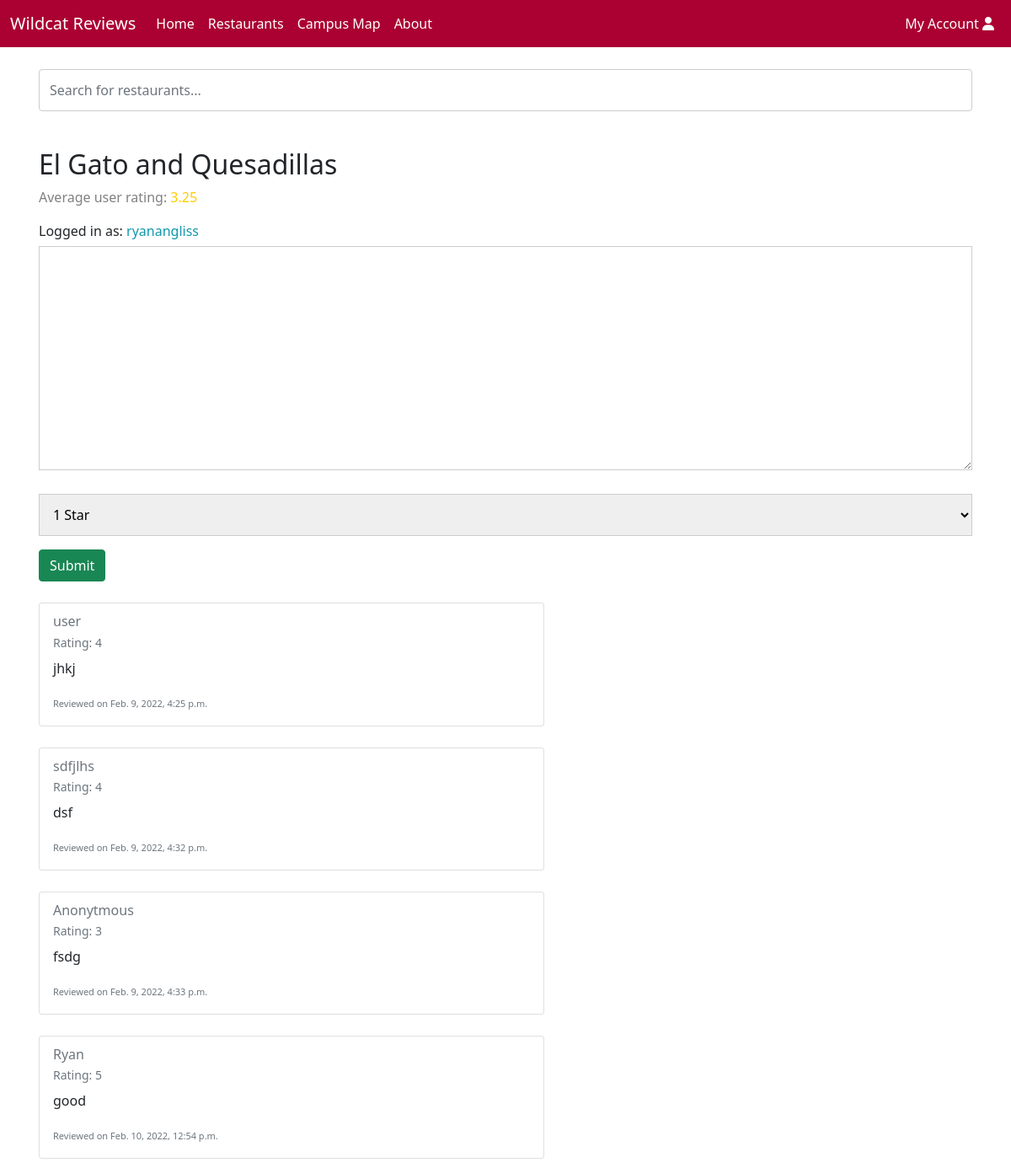
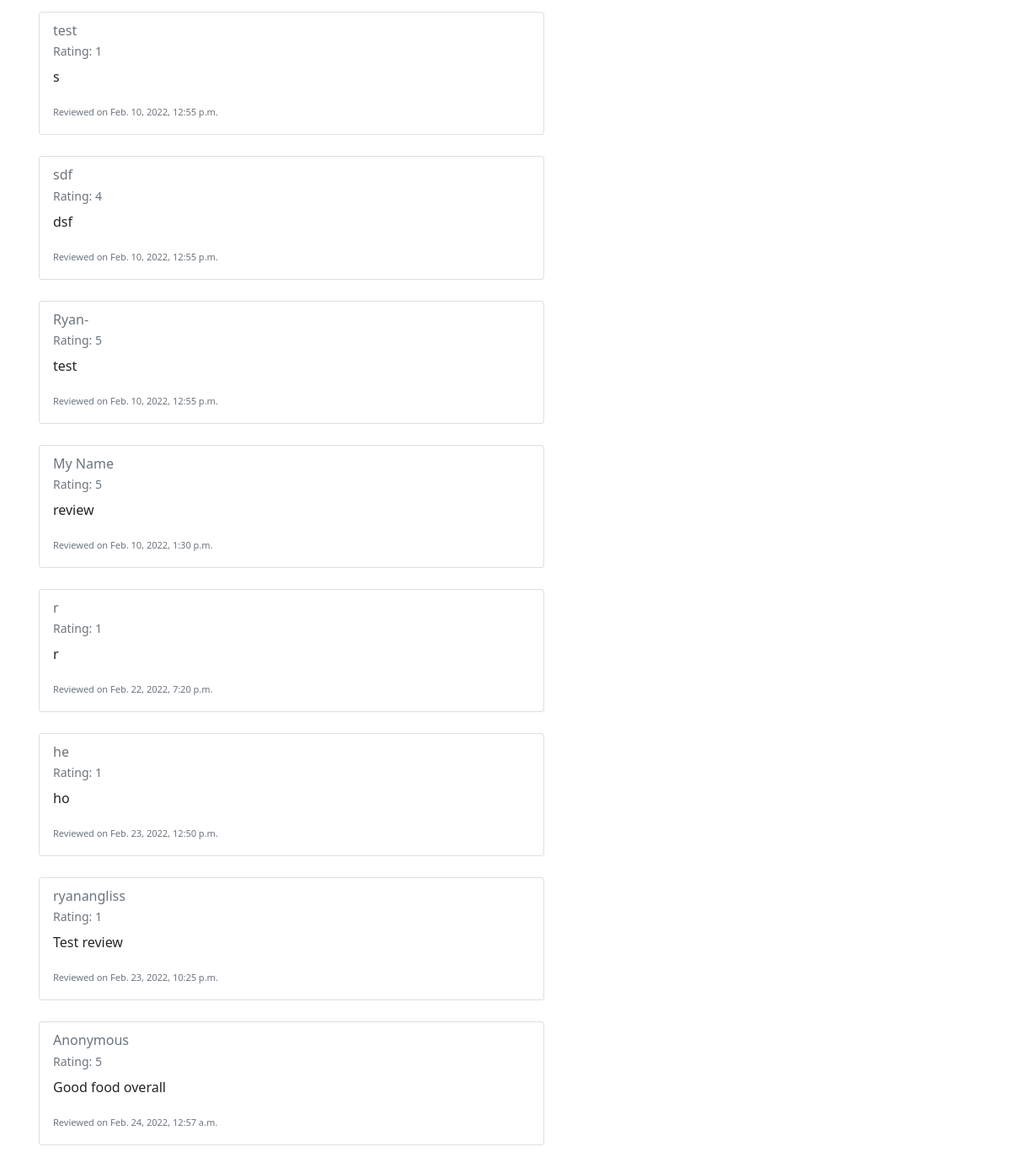
/restaurants/1 (signed in), run on the app's committed database (2 pictures, top to bottom).
### reviews/models.py (models this page shows, shortened)
class Restaurant(models.Model):
    name = models.CharField(max_length=200)
    description = models.CharField(max_length=200, default="description")
    location = models.CharField(max_length=200, default="location")
    style = models.CharField(max_length=30, default="Restaurant")
    tag = models.ManyToManyField(Tag, help_text='tags')
    def get_reviews(self):
        reviews = Review.objects.filter(resturaunt=self.id)
        if len(reviews) > 0: # if the restaurant has at least 1 review
            total = 0
            for review in reviews:
                total += review.rating
            return round(total/len(reviews),2)
        else:
            return 0

class Review(models.Model):
    resturaunt = models.ForeignKey(Restaurant, on_delete=models.CASCADE, null=True)
    date = models.DateTimeField( auto_now_add=True)
    username = models.CharField(max_length=200, default='user')
    text = models.CharField(max_length=3000)
    rating = models.PositiveSmallIntegerField(choices=RATINGS)

### reviews/views.py (the view)
# urls.py: path('restaurants/<int:restaurant_id>', views.RestaurantDetails, name='restaurant-detail'),
def RestaurantDetails(request, restaurant_id):
    restaurantObj = get_object_or_404(Restaurant, pk=restaurant_id)
    reviews = Review.objects.filter(resturaunt=restaurantObj)
    if request.method == 'POST':
        form = ReviewForm(request.POST)
        if form.is_valid():
            review = form.save(commit=False)
            if request.user.is_authenticated:
                review.username = request.user.username
            else:
                review.username = 'Anonymous'
            review.text = form.cleaned_data['text']
            review.rating = form.cleaned_data['rating']
            review.resturaunt = restaurantObj
            review.save()
            return HttpResponseRedirect(request.META.get('HTTP_REFERER'))
    else:
        form = ReviewForm()
    context = {
        'form': form,
        'restaurant': restaurantObj,
        'reviews': reviews,
    }
    return render(request, 'reviews/restaurant_details.html', context=context)

### reviews/forms.py
class ReviewForm(forms.ModelForm):
    username = forms.CharField(max_length=30, required=False)
    text = forms.CharField(max_length=1500, required=True, widget=forms.Textarea(attrs={'class':'textbox'}))
    rating = forms.ChoiceField(choices=RATINGS, required=True)
    class Meta:
        model = Review
        fields = ('username','text', 'rating')

### reviews/templates/reviews/restaurant_details.html (shortened to what this page needs)
{% extends "base_search.html" %}
{% block content %}
		<h2>{{ restaurant.name }}</h2>
    {% if restaurant.get_reviews > 2 and restaurant.get_reviews < 4 %}
      <p style="color: gray;"> Average user rating: <span style="color: #ffcc00">{{ restaurant.get_reviews }} </span></p>
    {% endif %}
    <form method="post">
      {% if user.is_authenticated %}
      <label>Logged in as: </label>
      <a href="{% url 'account' %}">{{ user.get_username }}</a>
      {% else %}
      <label>You will be posting this review anonymously. </label>
      <a href="{% url 'signup' %}">Click here to create an account</a>
      <label>or </label>
      <a href="{% url 'login'%}?next={{request.path}}">click here to login!</a>
      {% endif %}
      <td>{{ form.text }}</td>
      <br>
      <td>{{ form.rating }}</td>
      <button type="submit" class="btn btn-success">Submit</button>
    </form>
    {% if reviews %}
      {% for review in reviews %}
      <div style="padding-top: 25px;">
          <div class="card" style="width: 600px;">
            <div class="card-body">
              <h6 class="card-subtitle mb-2 text-muted"> {{ review.username }}</h6>
              <p class="card-subtitle mb-2 text-muted" style="font-size: 14px;">Rating: {{ review.rating }}</p>
              <p class="card-text">{{ review.text }}</p>
              <p class="card-text"><small class="text-muted" style="font-size: 11px;">Reviewed on {{ review.date }}</small></p>
            </div>
          </div>
        </div>
      {% endfor %}
    {% else %}
      <br>
      <p>There are no reviews for {{ restaurant.name }}. Add yours now!</p>
    {% endif %}
{% endblock %}

### reviews/static/css/style.css (style rules this page uses)
body, html { height: 100%; }
a:link { color: #1098ad; text-decoration: none; }
.card { box-shadow: 0 0px 0px 0 rgba(0, 0, 0, 0.2); transition: 0.3s; }
* { box-sizing: border-box; }
input[type="text"], select, textarea { width: 100%; padding: 12px; border: 1px solid #ccc; margin-top: 6px; margin-bottom: 16px; resize: vertical; }

### data on the page
Restaurant: name "El Gato and Quesadillas", get_reviews "3.25"
Review: username "user", rating "4", text "jhkj", date "Feb. 9, 2022, 4:25 p.m."
Review: username "sdfjlhs", rating "4", text "dsf", date "Feb. 9, 2022, 4:32 p.m."
Review: username "Anonytmous", rating "3", text "fsdg", date "Feb. 9, 2022, 4:33 p.m."
Review: username "Ryan", rating "5", text "good", date "Feb. 10, 2022, 12:54 p.m."
Review: username "test", rating "1", text "s", date "Feb. 10, 2022, 12:55 p.m."
Review: username "sdf", rating "4", text "dsf", date "Feb. 10, 2022, 12:55 p.m."
Review: username "Ryan-", rating "5", text "test", date "Feb. 10, 2022, 12:55 p.m."
Review: username "My Name", rating "5", text "review", date "Feb. 10, 2022, 1:30 p.m."
Review: username "r", rating "1", text "r", date "Feb. 22, 2022, 7:20 p.m."
Review: username "he", rating "1", text "ho", date "Feb. 23, 2022, 12:50 p.m."
Review: username "ryanangliss", rating "1", text "Test review", date "Feb. 23, 2022, 10:25 p.m."
Review: username "Anonymous", rating "5", text "Good food overall", date "Feb. 24, 2022, 12:57 a.m."

### other printed values
{{ user.get_username }} "ryanangliss"
